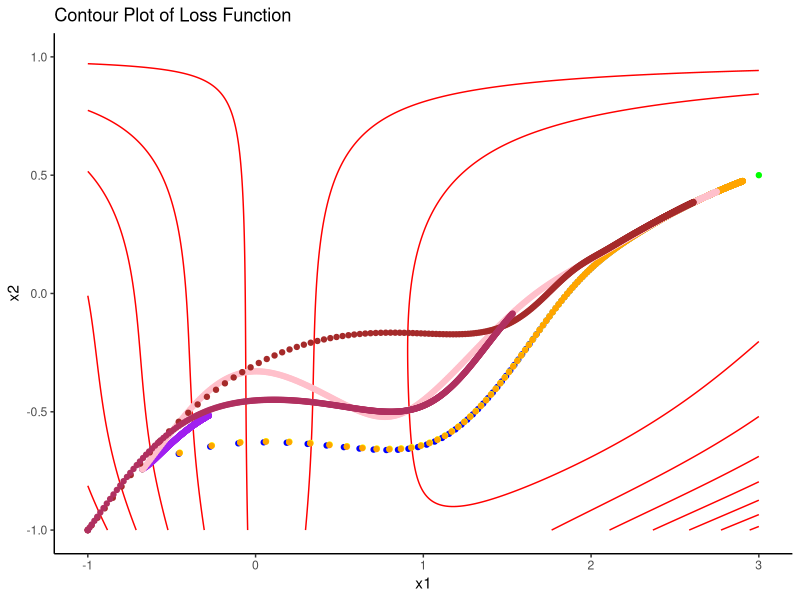

Recreate this plot in R.
library(ggplot2)
##################
# HYPERPARAMETERS
##################
xx.star = matrix(c(3,0.5)) #true weights 
x1_lower <- -1
x1_upper <- 3
x2_lower <- -1
x2_upper <- 1
num_iters <- 500 #number of iterations
alpha <- 0.01 #learning rate
xx_initial <- c(-1,-1)
#windows()

##################
# BEALE FUNCTION
##################
beale <- function(xx){
  # INPUT:
  # xx = c(x1, x2)
  x1 <- xx[1]
  x2 <- xx[2]	
  term1 <- (1.5 - x1 + x1*x2)^2
  term2 <- (2.25 - x1 + x1*x2^2)^2
  term3 <- (2.625 - x1 + x1*x2^3)^2
  y <- term1 + term2 + term3
  return(y)
}
beale_grad <- function(x){
    x1 <- x[1]
    x2 <- x[2]
    df1 <- 2 * (1.5 - x1 + x1 * x2) * (-1 + x2) + 2 * (2.25 - x1 + x1 * x2^2) * (-1 + x2^2) + 2 * (2.625 - x1 + x1 * x2^3) * (-1 + x2^3)
    df2 <- 2 * (1.5 - x1 + x1 * x2) * x1 + 2 * (2.25 - x1 + x1 * x2^2) * 2 * x1 * x2 + 2 * (2.625 - x1 + x1 * x2^3) * 3 * x1 * x2^2
    return(c(df1, df2))
}
####################
# PLOTTING FUNCTIONS
####################
contour_plotting <- function(xx_history, x1_lower, x1_upper, x2_lower, x2_upper) {
    xx_history_df <- data.frame(x1 = sapply(xx_history, `[`, 1),
                                x2 = sapply(xx_history, `[`, 2))
    xx_history_df$beale <- apply(xx_history_df, 1, function(b) {
        beale(b)
    })  
    xx_grid <- expand.grid(x1 = seq(x1_lower, x1_upper, length.out = 500),
                            x2 = seq(x2_lower, x2_upper, length.out = 500))
    xx_grid$beale <- apply(xx_grid, 1, function(b) {
        beale(b)
    })

    xx.star_df <- data.frame(x1 = xx.star[1], x2 = xx.star[2])
    xx.star_df$beale <- apply(xx.star_df, 1, function(b) {
        beale(b)
    })

    windows()
    ggplot(xx_grid, aes(x1, x2, z = beale)) +
        geom_contour(color = "red",bins=100) +
        geom_point(data = xx_history_df,aes(x = x1, y = x2), color = "blue") +
        geom_point(data=xx.star_df,aes(x = x1, y = x2),color = "green")+
        labs(x = expression(x1),
            y = expression(x2),
            title = "Contour Plot of Beale Function") +
        scale_x_continuous(limits = c(x1_lower, x1_upper)) +
        scale_y_continuous(limits = c(x2_lower, x2_upper)) +
        theme_classic()
}

##########################
# VANILLA GRADIENT DESCENT
##########################
vgd <- function(xx,num_iters,alpha){
    xx_history <- list(num_iters)
    xx_history[[1]] <- xx
    start <- Sys.time()
    for(i in 2:num_iters){
        gradient <- beale_grad(xx)
        xx <- xx - alpha *gradient
        xx_history[[i]] <- xx
    }
    end <- Sys.time()
    return(list(xx = xx,xx_history = xx_history, time = end-start))
}
vgd_output <- vgd(xx_initial,num_iters,alpha)
#contour_plotting(vgd_output$xx_history,x1_lower, x1_upper, x2_lower, x2_upper)

##################
# MOMENTUM
##################
momentum_gd <- function(xx, num_iters, alpha,gamma){
    xx_history <- list(num_iters)
    xx_history[[1]] <- xx
    start <- Sys.time()
    prev_upd <- 0
    for(i in 2:num_iters){
        gradient <- beale_grad(xx)
        prev_upd <- alpha*gradient + gamma*prev_upd
        xx <- xx - prev_upd
        xx_history[[i]] <- xx
    }
    end <- Sys.time()
    return(list(xx = xx,xx_history = xx_history, time = end-start))
}
gamma <- 0.02
momentum_output <- momentum_gd(xx_initial,num_iters,alpha,gamma)
#contour_plotting(momentum_output$xx_history,x1_lower, x1_upper, x2_lower, x2_upper)

##################
# NAG- NESTEROV ACCELERATED GRADIENT
##################
nag_gd <- function(xx, num_iters, alpha,gamma){
    xx_history <- list(num_iters)
    xx_history[[1]] <- xx
    start <- Sys.time()
    prev_upd <- 0
    for(i in 2:num_iters){
        gradient <- beale_grad(xx-gamma*prev_upd)
        prev_upd <- alpha*gradient + gamma*prev_upd
        xx <- xx - prev_upd
        xx_history[[i]] <- xx
    }
    end <- Sys.time()
    return(list(xx = xx,xx_history = xx_history, time = end-start))
}
gamma <- 0.02
nag_output <- nag_gd(xx_initial,num_iters,alpha,gamma)
#contour_plotting(nag_output$xx_history,x1_lower, x1_upper, x2_lower, x2_upper)

##################
# ADAGRAD
##################
adagrad <- function(xx, num_iters, alpha,epsilon) {
    xx_history <- list(num_iters)
    xx_history[[1]] <- xx
    G <- c(rep(0,length(xx)))
    start <- Sys.time()
    for(i in 2:num_iters){
        gradient <- beale_grad(xx)
        update <- c(rep(0,length(xx)))
        for(j in 1:length(gradient)){
            update[j] <- alpha*gradient[j]/sqrt(G[j]+epsilon)
            G[j] <- G[j] + (gradient[j])^2
        }
        xx <- xx - update
        xx_history[[i]] <- xx
    }
    end <- Sys.time()
    return(list(xx = xx,xx_history = xx_history, time = end-start))
}

alpha <- 0.01
epsilon <- 1
adagrad_output <- adagrad(xx_initial,num_iters,alpha,epsilon)
#contour_plotting(adagrad_output$xx_history,x1_lower, x1_upper, x2_lower, x2_upper)

##################
# RMSPROP
##################
rmsprop <- function(xx, num_iters, alpha,epsilon) {
    xx_history <- list(num_iters)
    xx_history[[1]] <- xx
    G <- c(rep(0,length(xx)))
    start <- Sys.time()
    for(i in 2:num_iters){
        gradient <- beale_grad(xx)
        update <- c(rep(0,length(xx)))
        for(j in 1:length(gradient)){
            update[j] <- alpha*gradient[j]/sqrt(G[j]+epsilon)
            G[j] <- gamma*G[j] + (1-gamma)*(gradient[j])^2
        }
        xx <- xx - update
        xx_history[[i]] <- xx
    }
    end <- Sys.time()
    return(list(xx = xx,xx_history = xx_history, time = end-start))
}
alpha <- 0.01
epsilon <- 1
rmsprop_output <- rmsprop(xx_initial,num_iters,alpha,epsilon)
#contour_plotting(rmsprop_output$xx_history,x1_lower, x1_upper, x2_lower, x2_upper)

##################
# ADAM
##################
adam <- function(xx, num_iters, alpha,epsilon,beta1, beta2) {
    xx_history <- list(num_iters)
    xx_history[[1]] <- xx
    v <- c(rep(0,length(xx)))
    m <- c(rep(0,length(xx)))
    start <- Sys.time()
    for(i in 2:num_iters){
        gradient <- beale_grad(xx)
        update <- c(rep(0,length(xx)))
        for(j in 1:length(gradient)){
            update[j] <- alpha*m[j]/sqrt(v[j]+epsilon)
            v[j] <- beta2*v[j] + (1-beta2)*(gradient[j])^2
            m[j] <- beta1*m[j] + (1-beta1)*(gradient[j])
        }
        xx <- xx - update
        xx_history[[i]] <- xx
    }
    end <- Sys.time()
    return(list(xx = xx,xx_history = xx_history, time = end-start))
}
alpha <- 0.01
epsilon <- 1
beta1 <- 0.9
beta2 <- 0.999
adam_output <- adam(xx_initial,num_iters,alpha,epsilon,beta1,beta2)
#contour_plotting(adam_output$xx_history,x1_lower, x1_upper, x2_lower, x2_upper)

##################
# ADAM - BIAS CORRECTED
##################
corrected_adam <- function(xx, num_iters, alpha,epsilon,beta1, beta2) {
    xx_history <- list(num_iters)
    xx_history[[1]] <- xx
    v <- c(rep(0,length(xx)))
    m <- c(rep(0,length(xx)))
    start <- Sys.time()
    for(i in 2:num_iters){
        gradient <- beale_grad(xx)
        update <- c(rep(0,length(xx)))
        for(j in 1:length(gradient)){
            update[j] <- alpha*(m[j]/(1-beta1))/sqrt((v[j]/(1-beta2))+epsilon)
            v[j] <- beta2*v[j] + (1-beta2)*(gradient[j])^2
            m[j] <- beta1*m[j] + (1-beta1)*(gradient[j])
        }
        xx <- xx - update
        xx_history[[i]] <- xx
    }
    end <- Sys.time()
    return(list(xx = xx,xx_history = xx_history, time = end-start))
}

alpha <- 0.01
epsilon <- 1
beta1 <- 0.9
beta2 <- 0.999
corrected_adam_output <- corrected_adam(xx_initial,num_iters,alpha,epsilon,beta1,beta2)
#contour_plotting(corrected_adam_output$xx_history,x1_lower, x1_upper, x2_lower, x2_upper)

##################
# COMPILED RESULTS
##################
compiled_results <- data.frame(
    methods = c('Vanilla','Momentum','NAG','Adagrad','RMSprop','Adam','Corrected Adam'),
    time = c(vgd_output$time,momentum_output$time,nag_output$time,adagrad_output$time,rmsprop_output$time,adam_output$time,corrected_adam_output$time),
    function_value = c(beale(vgd_output$xx),beale(momentum_output$xx),beale(nag_output$xx),beale(adagrad_output$xx),beale(rmsprop_output$xx),beale(adam_output$xx),beale(corrected_adam_output$xx))
)
print(compiled_results)
print(paste("Function Value at minima: ",beale(xx.star)))

##################
# COMMON PLOT
##################
xx_grid <- expand.grid(x1 = seq(x1_lower, x1_upper, length.out = 500),
                        x2 = seq(x2_lower, x2_upper, length.out = 500))
xx_grid$beale <- apply(xx_grid, 1, function(b) {
    beale(b)
})
xx.star_df <- data.frame(x1 = xx.star[1], x2 = xx.star[2])
xx.star_df$beale <- apply(xx.star_df, 1, function(b) {
    beale(b)
})
convert_to_df <- function(xx_history, x1_lower, x1_upper, x2_lower,x2_upper) {
    xx_history_df <- data.frame(x1 = sapply(xx_history, `[`, 1),
                                x2 = sapply(xx_history, `[`, 2))
    xx_history_df$beale <- apply(xx_history_df, 1, function(b) {
        beale(b)
    })

    return (xx_history_df)
}

vgd_df <- convert_to_df(vgd_output$xx_history, x1_lower, x1_upper, x2_lower, x2_upper)
momentum_df <- convert_to_df(momentum_output$xx_history, x1_lower, x1_upper, x2_lower, x2_upper)
nag_df <- convert_to_df(nag_output$xx_history, x1_lower, x1_upper, x2_lower, x2_upper)
adagrad_df <- convert_to_df(adagrad_output$xx_history, x1_lower, x1_upper, x2_lower, x2_upper)
rmsprop_df <- convert_to_df(rmsprop_output$xx_history, x1_lower, x1_upper, x2_lower, x2_upper)
adam_df <- convert_to_df(adam_output$xx_history, x1_lower, x1_upper, x2_lower, x2_upper)
corrected_adam_df <- convert_to_df(corrected_adam_output$xx_history, x1_lower, x1_upper, x2_lower, x2_upper)

windows()
ggplot(xx_grid, aes(x1, x2, z = beale)) +
    geom_contour(color = "red") +
    geom_point(data = vgd_df,aes(x = x1, y = x2), color = "blue") +
    geom_point(data = momentum_df,aes(x = x1, y = x2), color = "yellow") +
    geom_point(data = nag_df,aes(x = x1, y = x2), color = "orange") +
    geom_point(data = adagrad_df,aes(x = x1, y = x2), color = "purple") +
    geom_point(data = rmsprop_df,aes(x = x1, y = x2), color = "pink") +
    geom_point(data = adam_df,aes(x = x1, y = x2), color = "brown") +
    geom_point(data = corrected_adam_df,aes(x = x1, y = x2), color = "maroon") +
    
    geom_point(data=xx.star_df,aes(x = x1, y = x2),color = "green")+
    #geom_label_repel(data = theta_history_df,
                #aes(label = 1:nrow(theta_history_df)),
                #color = "blue") +
    labs(x = expression(x1),
        y = expression(x2),
        title = "Contour Plot of Loss Function") +
    scale_x_continuous(limits = c(x1_lower, x1_upper)) +
    scale_y_continuous(limits = c(x2_lower, x2_upper)) +
    theme_classic()
